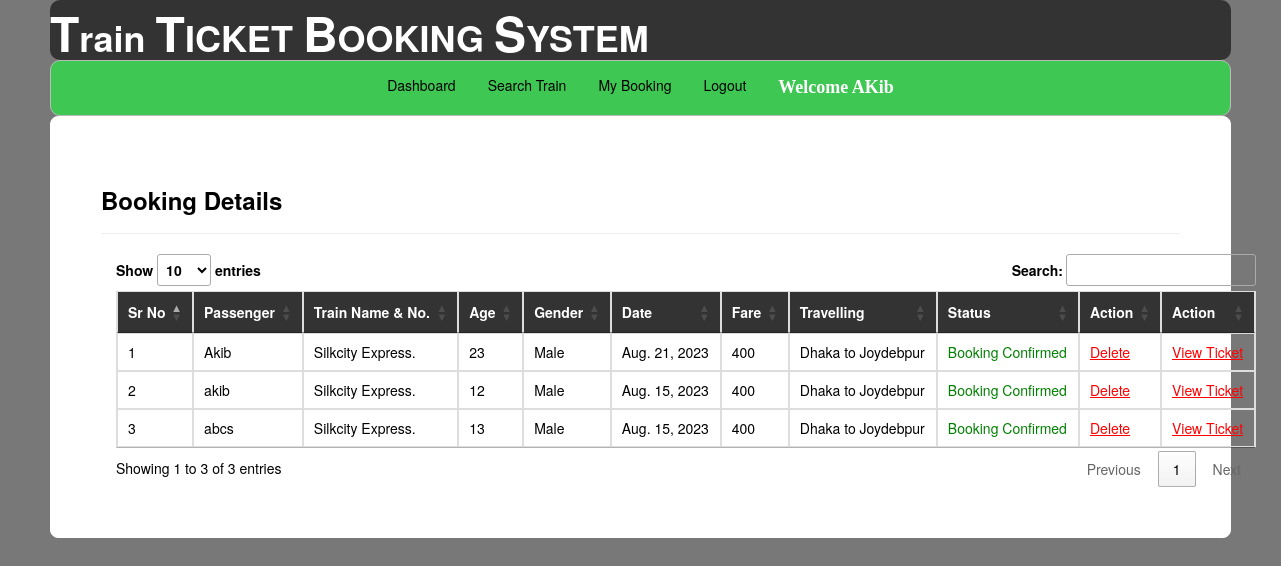
The page /my_booking/ (signed in) on the database its author committed.
### railway/models.py (models this page shows, shortened)
class Passenger(models.Model):
    user = models.ForeignKey(Register,on_delete=models.CASCADE,null=True)
    train = models.ForeignKey(Add_Train,on_delete=models.CASCADE,null=True)
    name = models.CharField(max_length=100,null=True)
    age = models.IntegerField(null=True)
    gender = models.CharField(max_length=30,null=True)
    route=models.CharField(max_length=100,null=True)
    status = models.CharField(max_length=30,null=True)
    date1 = models.DateField(null=True)
    fare = models.IntegerField(null=True)

class Add_Train(models.Model):
    trainname = models.CharField(max_length=30,null=True)
    train_no = models.IntegerField(null=True)
    from_city = models.CharField(max_length=30,null=True)
    to_city = models.CharField(max_length=30,null=True)
    departuretime=models.CharField(max_length=30,null=True)
    arrivaltime=models.CharField(max_length=30,null=True)
    trevaltime=models.CharField(max_length=100,null=True)
    distance=models.IntegerField(null=True)
    img=models.FileField(null=True)

### railway/views.py (the view)
# urls.py: path('my_booking/',views.my_booking,name="my_booking"),
def my_booking(request):
    if not request.user.is_authenticated:
        return redirect('login')
    user2 = User.objects.filter(username=request.user.username).get()
    user1 = Register.objects.filter(user=user2).get()
    pro = Passenger.objects.filter(user=user1)
    book = Book_ticket.objects.filter(user=user1)
    d = {'user':user1,'pro':pro,'book':book}
    return render(request,'my_booking.html',d)

### railway/templates/my_booking.html (shortened to what this page needs)
{% extends 'navigation2.html' %}
{% load static %}
{% block b %}
<div style="color:Black;border:1px solid white;border-radius:8px;background-color:white;padding:50px">
        <h3><strong>Booking Details</strong></h3><hr>
<div class="container">
<table class="table table-bordered" id="myTable">
  <thead style="color:white;background-color:#333">
  <tr>
    <th>Sr No</th>
    <th>Passenger</th>
      <th>Train Name & No.</th>
      <th>Age</th>
    <th>Gender</th>
    <th>Date</th>
       <th>Fare</th>
       <th>Travelling</th>
       <th>Status</th>
    <th>Action</th>
     <th>Action</th>
  </tr>
  </thead>
   <tbody>
    {% for i in pro %}
  <tr>
    <td>{{forloop.counter}}</td>
    <td>{{i.name}}</td>
    <td>{{i.train.trainname}}. {{i.train.tran_no}}</td>
      <td>{{i.age}}</td>
      <td>{{i.gender}}</td>
      <td>{{i.date1}}</td>
      <td>{{i.fare}}</td>
      <td>{{i.route}}</td>
      {% if i.status == 'set' %}
      <td style="color:green">Booking Confirmed</td>
      {% else %}
      <td style="color:red">No Transaction</td>
      {% endif %}
    <td><a href="{% url 'delte_my_booking' i.id %}" style="color:red"><u>Delete</u></a>
    <td><a href="{% url 'view_ticket' i.id %}" style="color:red"><u>View&nbsp;Ticket</u></a>
    </td>
  </tr>
    {% endfor %}
    </tbody>
</table>
 </div>
</div>
{% endblock %}

### railway/templates/navigation2.html (shortened to what this page needs)
{% extends 'head.html' %}
{% load static %}
{% block body %}
<link rel="stylesheet" href="//cdn.datatables.net/1.10.19/css/jquery.dataTables.min.css">
<ul class="id2">
  <li class="id1"><a href="{% url 'dashboard' %}">Dashboard</a></li>
  <li class="id1"><a href="{% url 'search_train' %}">Search Train</a></li>
  <li class="id1"><a href="{% url 'my_booking' %}">My Booking</a></li>
  <li class="id1"><a href="{% url 'log_out' %}">Logout</a></li>
  <li class="id1"><a href="" style="color: white"><strong style="font-size: 18px; font-family: cursive">Welcome {{ request.user.username }}</strong></a></li>
</ul>
{% block b %}
{% endblock %}
{% endblock %}

### railway/templates/navigation2.html (style rules this page uses)
.id2 { list-style-type: none; margin: 0; padding: 0; overflow: hidden; background-color: #3ec752; border-radius: 10px; border: 1px solid #bbb; display: flex; justify-content: center; }
.id1 { float: left; border-right: 1px solid #bbb; }
.id2 .id1 { float: none; border-right: none; }
li a { display: block; color: #000; text-align: center; padding: 14px 16px; text-decoration: none; }

### rows shown on the page
Passenger: name "Akib", train.trainname "Silkcity Express", age "23", gender "Male", date1 "Aug. 21, 2023", fare "400", route "Dhaka to Joydebpur", status "Booking Confirmed"
Passenger: name "akib", train.trainname "Silkcity Express", age "12", gender "Male", date1 "Aug. 15, 2023", fare "400", route "Dhaka to Joydebpur", status "Booking Confirmed"
Passenger: name "abcs", train.trainname "Silkcity Express", age "13", gender "Male", date1 "Aug. 15, 2023", fare "400", route "Dhaka to Joydebpur", status "Booking Confirmed"

### other values the page prints
{{ request.user.username }} "AKib"
